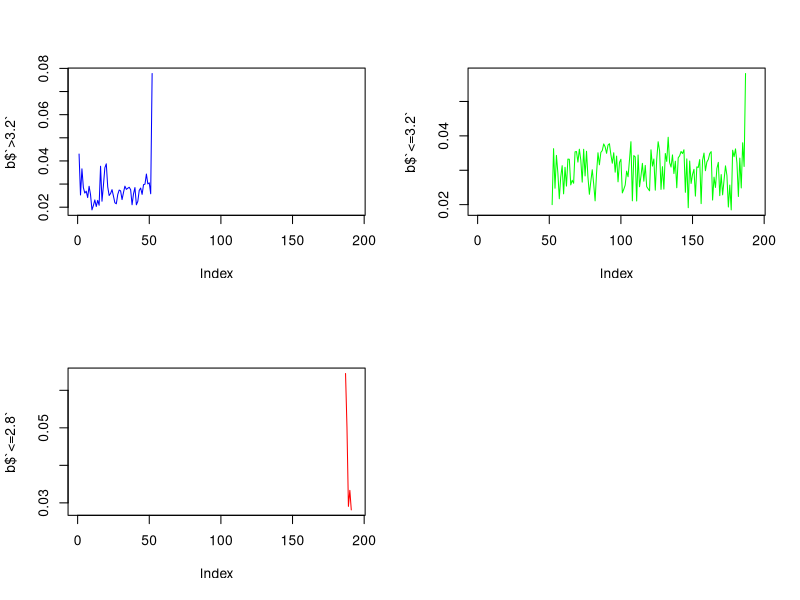
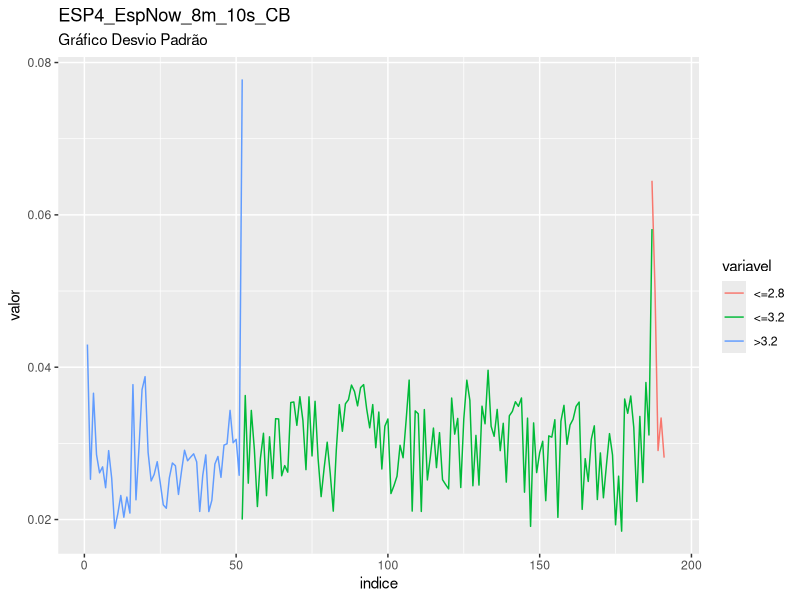
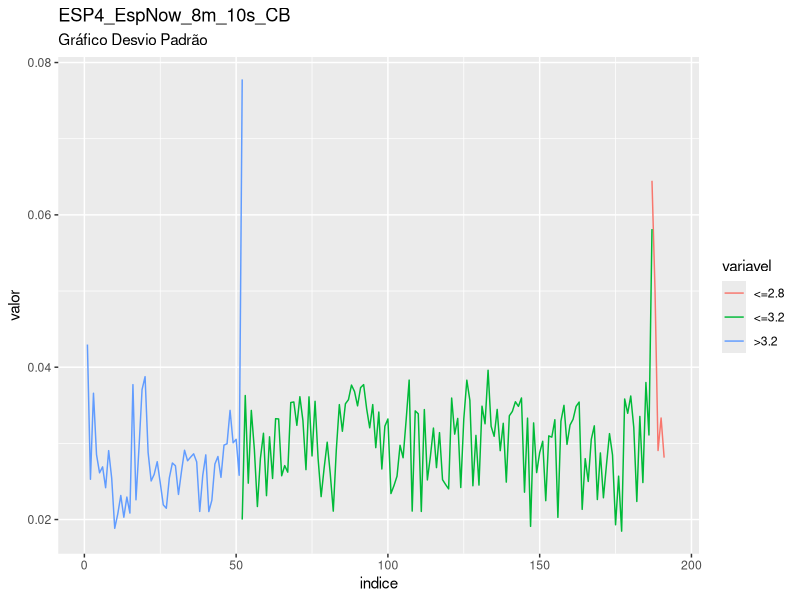

Source code (R) for these figures, in order:
library(readxl)
plan_ESP4_EspNow_8m_10s_CB <- read_excel("ESP4 EspNow 8m 10s CB.xlsx")
View(plan_ESP4_EspNow_8m_10s_CB)

valor<-plan_ESP4_EspNow_8m_10s_CB$Column9
posicoes<-c(1:length(valor))

corte_1<-min(posicoes[which(valor==3.2)])
corte_2<-min(posicoes[which(valor==2.8)])

valor[which(posicoes==corte_1)]
valor[which(posicoes==corte_2)]

a<- rep(1,corte_1)
b<- rep(2,corte_2-corte_1)
c<- rep(3,length(valor)-corte_2)

plan_ESP4_EspNow_8m_10s_CB$nivel<-c(a,b,c)


###########################################################

require(lubridate)
plan_ESP4_EspNow_8m_10s_CB$t<-(plan_ESP4_EspNow_8m_10s_CB$Column1)
plan_ESP4_EspNow_8m_10s_CB$t0<-min((plan_ESP4_EspNow_8m_10s_CB$Column1))
plan_ESP4_EspNow_8m_10s_CB$survt<-(plan_ESP4_EspNow_8m_10s_CB$t-plan_ESP4_EspNow_8m_10s_CB$t0)
segundos<-round(as.numeric(diff(plan_ESP4_EspNow_8m_10s_CB$survt,1)))
plan_ESP4_EspNow_8m_10s_CB$segundos<-c(0,segundos)
plan_ESP4_EspNow_8m_10s_CB$segundos<- ifelse(plan_ESP4_EspNow_8m_10s_CB$segundos<0,5,plan_ESP4_EspNow_8m_10s_CB$segundos)
plan_ESP4_EspNow_8m_10s_CB$segundos_acum<-cumsum(plan_ESP4_EspNow_8m_10s_CB$segundos)
plan_ESP4_EspNow_8m_10s_CB$minutos_acum<-round(cumsum(plan_ESP4_EspNow_8m_10s_CB$segundos)/60)
plan_ESP4_EspNow_8m_10s_CB$minuto = cut(as.numeric(plan_ESP4_EspNow_8m_10s_CB$minutos_acum), c(0,5, 10,15, 20,25, 30,35, 40,45,50,55,60,65,70,75,80,85,90,95,100,105,110,115,120,125,130,135,140,145,150,155,160,165,170,175,180,185,190,195,200,205,210,215,220,225,230,235,240,245,250,255,260,265,270,275,280,285,290,295,300,305,310,315,320,325,330,335,340,345,350,355,360,365,370,375,380,385,390,395,400,405,410,415,420,425,430,440,445,450,455,460,465,470,475,480,485,490,495,500,505,510,515,520,525,530,535,540,545,550,555,560,565,570,575,580,585,590,595,600,605,610,615,620,625,630,640,650,655,660,665,670,675,680,685,690,695,700,705,710,715,720,725,730,735,740,745,750,760,765,770,775,780,785,790,795,800,805,810,815,820,825,830,835,840,845,850,855,860,865,870,875,880,885,890,895,900,905,910,915,920,925,930,935,940,945,950,955,960,965,970,975,980, Inf), right=FALSE)


tapply(plan_ESP4_EspNow_8m_10s_CB$Column9,plan_ESP4_EspNow_8m_10s_CB$nivel,sd)
tapply(plan_ESP4_EspNow_8m_10s_CB$Column9,plan_ESP4_EspNow_8m_10s_CB$minuto,sd)

a<-tapply(plan_ESP4_EspNow_8m_10s_CB$Column9,list(plan_ESP4_EspNow_8m_10s_CB$minuto, plan_ESP4_EspNow_8m_10s_CB$nivel),sd)
b<-data.frame(a)
names(b)<-c(">3.2","<=3.2","<=2.8")

# exportando saida para csv
write.csv(a,file="saida_dp_ESP4_EspNow_8m_10s_CB.csv")

#grafico

par(mfrow = c(2, 2))
plot(b$`>3.2`,col="blue",type="l")
plot(b$`<=3.2`,col="green",type="l")
plot(b$`<=2.8`,col="red",type="l")

b$indice<-c(1:nrow(b))

library(tidyr)
library(ggplot2)

dados_long <- b %>% gather(variavel, valor, -indice)

ggplot(data = dados_long, aes(x = indice, y = valor, group = variavel)) +
  geom_line(aes(colour = variavel)) +
labs(title = "ESP4_EspNow_8m_10s_CB", subtitle = "Gráfico Desvio Padrão")

ggsave("Grafico_DP_ESP4_EspNow_8m_10s_CB.png")
